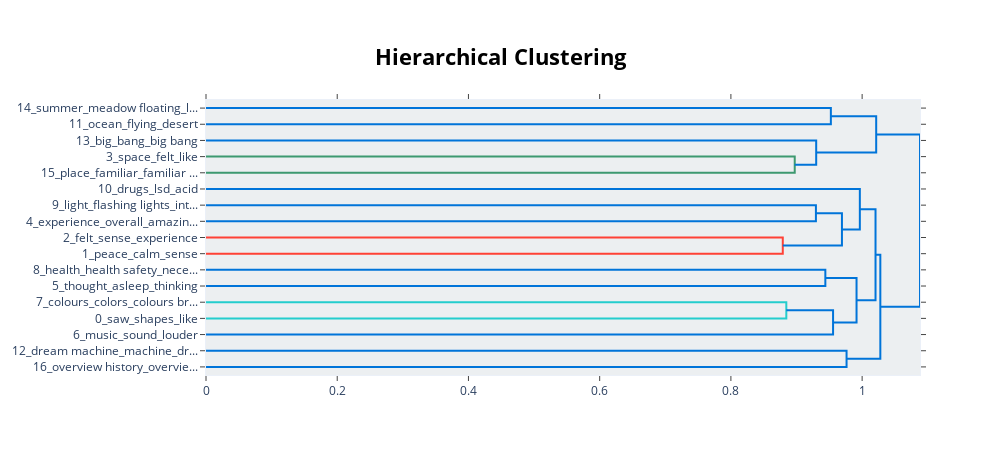

The code cell stored with this chart in its notebook:
### Code cell
hierarchy_vis = topic_model.visualize_hierarchy(custom_labels=True, color_threshold=.9)
hierarchy_vis

### Figure 1 — Plotly figure (JSON) as saved in the notebook; plotly's stock layout.template omitted (floating-point values rounded to 4 significant figures)
{"data": [{"hoverinfo": "text", "marker": {"color": "rgb(0,116,217)"}, "mode": "lines", "type": "scatter", "x": [0.0, 0.9523, 0.9523, 0.0], "xaxis": "x", "y": [-5.0, -5.0, -15.0, -15.0], "yaxis": "y"}, {"hoverinfo": "text", "marker": {"color": "rgb(61,153,112)"}, "mode": "lines", "type": "scatter", "x": [0.0, 0.8973, 0.8973, 0.0], "xaxis": "x", "y": [-35.0, -35.0, -45.0, -45.0], "yaxis": "y"}, {"hoverinfo": "text", "marker": {"color": "rgb(0,116,217)"}, "mode": "lines", "type": "scatter", "x": [0.0, 0.93, 0.93, 0.8973], "xaxis": "x", "y": [-25.0, -25.0, -40.0, -40.0], "yaxis": "y"}, {"hoverinfo": "text", "marker": {"color": "rgb(0,116,217)"}, "mode": "lines", "type": "scatter", "x": [0.9523, 1.021, 1.021, 0.93], "xaxis": "x", "y": [-10.0, -10.0, -32.5, -32.5], "yaxis": "y"}, {"hoverinfo": "text", "marker": {"color": "rgb(0,116,217)"}, "mode": "lines", "type": "scatter", "x": [0.0, 0.9296, 0.9296, 0.0], "xaxis": "x", "y": [-65.0, -65.0, -75.0, -75.0], "yaxis": "y"}, {"hoverinfo": "text", "marker": {"color": "rgb(255,65,54)"}, "mode": "lines", "type": "scatter", "x": [0.0, 0.8791, 0.8791, 0.0], "xaxis": "x", "y": [-85.0, -85.0, -95.0, -95.0], "yaxis": "y"}, {"hoverinfo": "text", "marker": {"color": "rgb(0,116,217)"}, "mode": "lines", "type": "scatter", "x": [0.9296, 0.9692, 0.9692, 0.8791], "xaxis": "x", "y": [-70.0, -70.0, -90.0, -90.0], "yaxis": "y"}, {"hoverinfo": "text", "marker": {"color": "rgb(0,116,217)"}, "mode": "lines", "type": "scatter", "x": [0.0, 0.9965, 0.9965, 0.9692], "xaxis": "x", "y": [-55.0, -55.0, -80.0, -80.0], "yaxis": "y"}, {"hoverinfo": "text", "marker": {"color": "rgb(0,116,217)"}, "mode": "lines", "type": "scatter", "x": [0.0, 0.9439, 0.9439, 0.0], "xaxis": "x", "y": [-105.0, -105.0, -115.0, -115.0], "yaxis": "y"}, {"hoverinfo": "text", "marker": {"color": "rgb(35,205,205)"}, "mode": "lines", "type": "scatter", "x": [0.0, 0.8845, 0.8845, 0.0], "xaxis": "x", "y": [-125.0, -125.0, -135.0, -135.0], "yaxis": "y"}, {"hoverinfo": "text", "marker": {"color": "rgb(0,116,217)"}, "mode": "lines", "type": "scatter", "x": [0.8845, 0.9557, 0.9557, 0.0], "xaxis": "x", "y": [-130.0, -130.0, -145.0, -145.0], "yaxis": "y"}, {"hoverinfo": "text", "marker": {"color": "rgb(0,116,217)"}, "mode": "lines", "type": "scatter", "x": [0.9439, 0.9915, 0.9915, 0.9557], "xaxis": "x", "y": [-110.0, -110.0, -137.5, -137.5], "yaxis": "y"}, {"hoverinfo": "text", "marker": {"color": "rgb(0,116,217)"}, "mode": "lines", "type": "scatter", "x": [0.9965, 1.02, 1.02, 0.9915], "xaxis": "x", "y": [-67.5, -67.5, -123.8, -123.8], "yaxis": "y"}, {"hoverinfo": "text", "marker": {"color": "rgb(0,116,217)"}, "mode": "lines", "type": "scatter", "x": [0.0, 0.9763, 0.9763, 0.0], "xaxis": "x", "y": [-155.0, -155.0, -165.0, -165.0], "yaxis": "y"}, {"hoverinfo": "text", "marker": {"color": "rgb(0,116,217)"}, "mode": "lines", "type": "scatter", "x": [1.02, 1.028, 1.028, 0.9763], "xaxis": "x", "y": [-95.62, -95.62, -160.0, -160.0], "yaxis": "y"}, {"hoverinfo": "text", "marker": {"color": "rgb(0,116,217)"}, "mode": "lines", "type": "scatter", "x": [1.021, 1.088, 1.088, 1.028], "xaxis": "x", "y": [-21.25, -21.25, -127.8, -127.8], "yaxis": "y"}], "layout": {"autosize": false, "height": 455, "hoverlabel": {"bgcolor": "white", "font": {"family": "Rockwell", "size": 16}}, "hovermode": "closest", "plot_bgcolor": "#ECEFF1", "showlegend": false, "title": {"font": {"color": "Black", "size": 22}, "text": "<b>Hierarchical Clustering</b>", "x": 0.5, "xanchor": "center", "yanchor": "top"}, "width": 1000, "xaxis": {"mirror": "allticks", "rangemode": "tozero", "showgrid": false, "showline": true, "showticklabels": true, "ticks": "outside", "type": "linear", "zeroline": false}, "yaxis": {"mirror": "allticks", "range": [-170, 0], "rangemode": "tozero", "showgrid": false, "showline": true, "showticklabels": true, "tickmode": "array", "ticks": "outside", "ticktext": ["14_summer_meadow floating_l...", "11_ocean_flying_desert", "13_big_bang_big bang", "3_space_felt_like", "15_place_familiar_familiar ...", "10_drugs_lsd_acid", "9_light_flashing lights_int...", "4_experience_overall_amazin...", "2_felt_sense_experience", "1_peace_calm_sense", "8_health_health safety_nece...", "5_thought_asleep_thinking", "7_colours_colors_colours br...", "0_saw_shapes_like", "6_music_sound_louder", "12_dream machine_machine_dr...", "16_overview history_overvie..."], "tickvals": [-5, -15, -25, -35, -45, -55, -65, -75, -85, -95, -105, -115, -125, -135, -145, -155, -165], "type": "linear", "zeroline": false}}}
